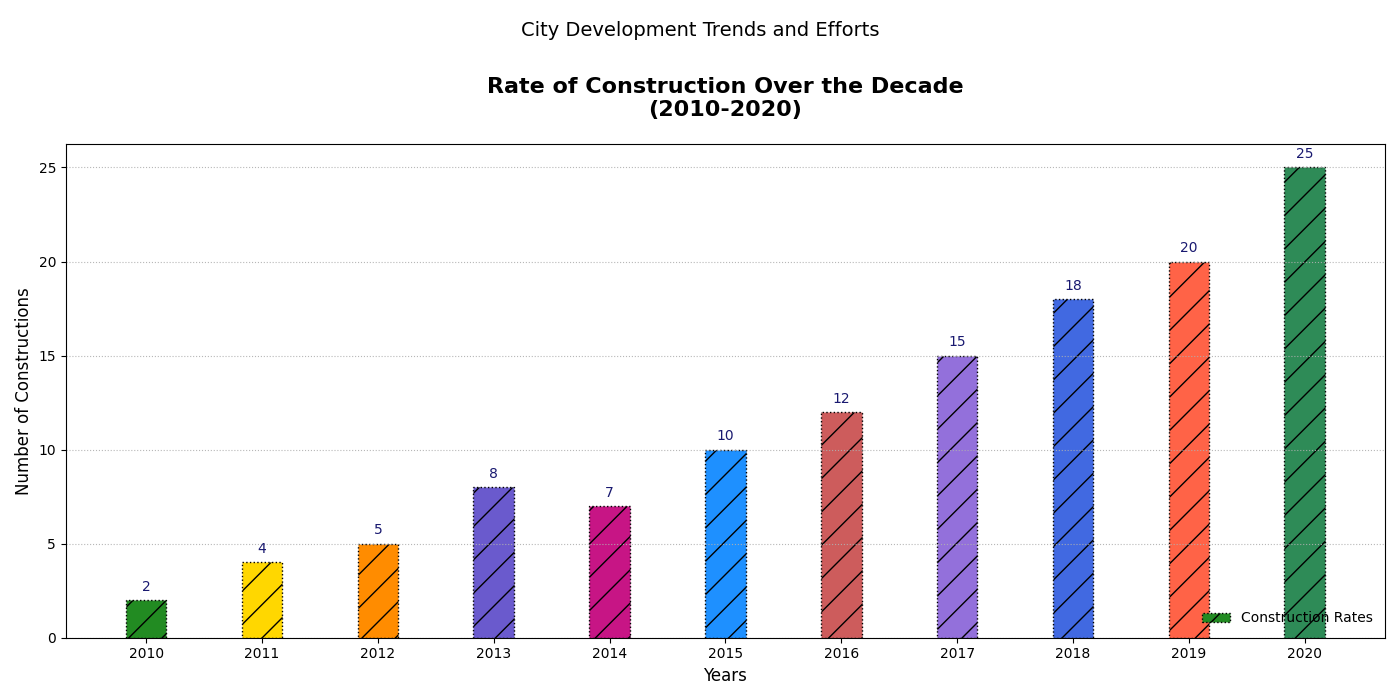

Recreate this plot in Python.
import matplotlib.pyplot as plt
import numpy as np

years = np.arange(2010, 2021)
new_constructions = np.array([2, 4, 5, 8, 7, 10, 12, 15, 18, 20, 25])

fig, ax1 = plt.subplots(figsize=(14, 7))

bar_width = 0.35
index = np.arange(len(years))

# Colors are manually shuffled
color_sequence = ['forestgreen', 'gold', 'darkorange', 'slateblue', 'mediumvioletred', 
                  'dodgerblue', 'indianred', 'mediumpurple', 'royalblue', 'tomato', 'seagreen']

bars1 = ax1.bar(index, new_constructions, bar_width, color=color_sequence, edgecolor='black', linestyle=':', hatch='/', label='Construction Rates')

# Changed textual elements
ax1.set_title("Rate of Construction Over the Decade\n(2010-2020)", fontsize=16, fontweight='bold', pad=20)
ax1.set_xlabel("Years", fontsize=12)
ax1.set_ylabel("Number of Constructions", fontsize=12)
ax1.set_xticks(index)
ax1.set_xticklabels(years)

ax1.legend(loc='lower right', fontsize=10, frameon=False)
ax1.grid(axis='y', linestyle=':', linewidth=0.8, alpha=0.9)

for bar in bars1:
    yval = bar.get_height()
    ax1.text(bar.get_x() + bar.get_width() / 2, yval + 0.5, int(yval), ha='center', fontsize=10, color='midnightblue')

plt.suptitle("City Development Trends and Efforts", fontsize=14, y=0.97)

plt.tight_layout(rect=[0, 0, 1, 0.96])
plt.show()
